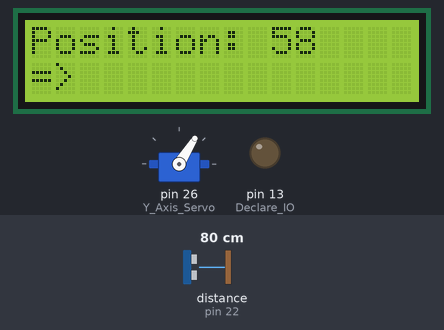
Bench run of a sketch on a simulated Arduino Mega 2560, built with avr-gcc and run on an emulated ATmega2560. Shown: 16×2 character LCD, servo, output pins drawn as LEDs (lit = HIGH). Wiring (inferred from the names in the program): ultrasonic range finder: trigger pin 24; echo pin 22. Inputs (shaded band) come from the test bench; at power-on: distance to the obstacle (sensor on pin 22) 80 cm. The echo pulse lasts 58.3 µs per cm; pins used as bus, display or sensor lines are not drawn; what the sketch prints to the serial monitor is not drawn.

Above: at 1.2 s.
1.3 s: distance to the obstacle (sensor on pin 22) set to 2 cm
At 2.4 s:
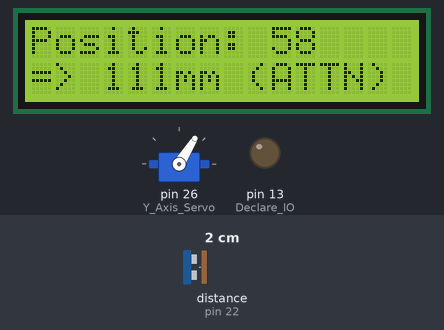
4.3 s: distance to the obstacle (sensor on pin 22) set to 4 cm
At 7.2 s:
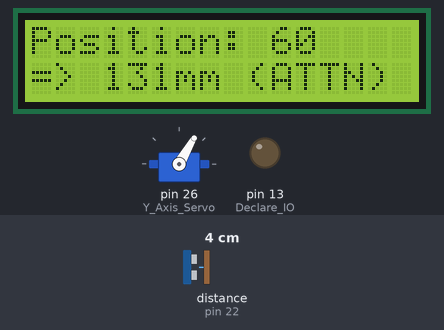
7.3 s: distance to the obstacle (sensor on pin 22) set to 9 cm
At 10.2 s:
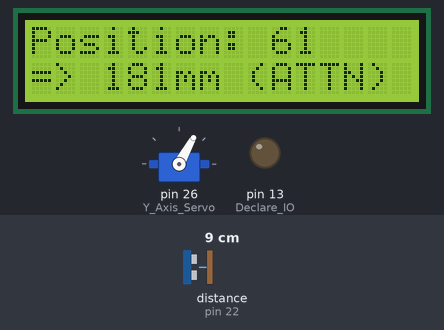
10.3 s: distance to the obstacle (sensor on pin 22) set to 35 cm
At 14.0 s:
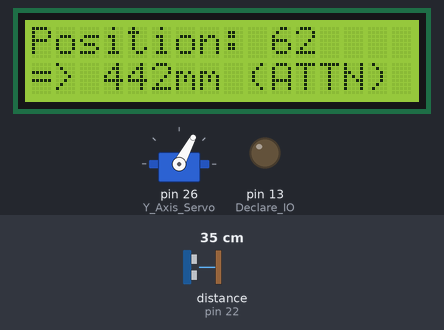
Timing chart, 0 to 14.2 s (numbered marks = the images above; inputs shaded):
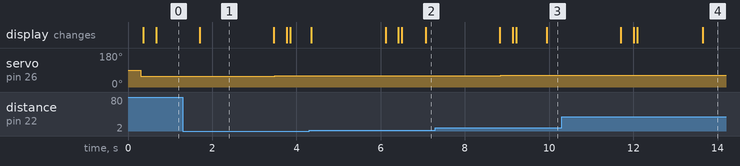

The sketch:

Main.ino
```cpp
// (licence header left out)
#include <LiquidCrystal.h>
#include <Servo.h>

// /////////////////////////////////////////////////////////////////////// USER DEFINABLE VARIABLES
int Startup_Delay = 60;                                                             // Cycle time allocated for start-up.
int Position_Delay = 100;                                                           // Time allowed for unit to settle in position.
int Measure_Delay = 10;                                                             // Time allowed for measuring the distance.
int Waiting_Delay = 400;                                                            // Cycle time allocated for start-up.
int Serial_Output_Delay = 60;                                                       // Time allowed for sending serial.
int Override_Switch = 53;                                                           // IO Input address.
int Sensor_Position_Setting[] = {58, 59, 60, 61, 62, 63, 64, 65, 66, 67, 68, 69, 70, 71, 72, 73, 74, 75, 76, 77, 78};                                       // Sensor Positioning Locations
int Total_Position_Number = 20;                                                     // Total number of values in Sensor_Position_Setting[].
int Expected_Readings[] = {551, 551, 551, 550, 548, 547, 545, 543, 542, 540, 539, 537, 536, 534, 533, 531, 530, 530, 530, 530, 530};                                          // Sensor Positioning Locations
int Scan_Speed = 10;                                                                // Time duration between samples.
int const Scan_Accuracy = 50;                                                       // Total samples taken for each measurement. (default 25)


// /////////////////////////////////////////////////////////////////////// SYSTEM VARIABLES
const int rs = 8, en = 9, d4 = 4, d5 = 5, d6 = 6, d7 = 7;                           // Required for LCD.
LiquidCrystal lcd(rs, en, d4, d5, d6, d7);                                          // Required for LCD.
Servo Y_Axis_Servo;                                                                 // Requried for Servo.
bool Override_Flag = false;                                                         // Flag used for triggering system override.
int Mode_Time_Indexer = 0;                                                          // Index used for mode cycle timers.
String Mode = "START-UP";                                                           // Mode Indexer.
String Upper_LCD_Line = "";                                                         // LCD upper output string.
String Lower_LCD_Line = "";                                                         // LCD lower output string.
int Sensor_Trigger_A1 = 24;                                                         // Ultra sonic sensor trigger pin.
int Sensor_Echo_A1 = 22;                                                            // Unltra sonic sensor echo pin.
int Current_Sensor_Y_Axis_Position = Sensor_Position_Setting[0];                    // Y_Axis sensor position.
long Current_Measurement_Reading = 0;                                               // Scan measurement memory.
int Scan_Memory[Scan_Accuracy];                                                     // Scan measurement memory collective.
int Scan_Indexer = 0;                                                               // Scan measurement memory indexer.
int Servo_Measuring_Position = Sensor_Position_Setting[0];                          // Max upper position of servo (reset position).
bool Scan_Completed = false;                                                        // Scan complete flag.
int Center_Datum_Offset = 94;                                                       // Offset of sensor to center of equipment (rail)
int Position_Indexer = 0;                                                           // Index for cycling through positions


void setup() {

Serial.begin (9600);                                                                // Start serial @ BAUD.
pinMode(LED_BUILTIN, OUTPUT);                                                       // Declare IO's.
lcd.begin(16, 2);                                                                   // Set cursor for LCD screen output.
lcd.clear();                                                                        // Reset LCD screen.
pinMode(Sensor_Trigger_A1, OUTPUT);                                                 // Initiate US trigger pin.
pinMode(Sensor_Echo_A1, INPUT);                                                     // Initiate US echo pin.
Y_Axis_Servo.attach(26);                                                            // Inititae servo pin.

}


void loop() {
//Override_Flag = digitalRead(Override_Switch);                                     // Removed for this application.


// /////////////////////////////////////////////////////////////////////// MODE(S)

// [MODE] => "START-UP"
if(Mode=="START-UP"){                                                               // Start-up mode in operation.
if(Override_Flag){Mode = "OVERRIDE"; Mode_Restart();}                               // Go to override if switched.
Mode_Time_Indexer = Mode_Time_Indexer + 1;                                          // Increment mode counter.
Upper_LCD_Line = "Mode: "+Mode;                                                     // Set upper LCD line.
Lower_LCD_Line = Progress_Bar(Startup_Delay, Mode_Time_Indexer);                    // Set lower LCD Line.
General_LCD_Output(Upper_LCD_Line, Lower_LCD_Line);                                 // Display LCD.
if(Mode_Time_Indexer > Startup_Delay){Mode = "POSITION"; Mode_Restart();}           // Switch mode once complete.
}


// [MODE] => "POSITIONING"
if(Mode=="POSITION"){                                                               // Waiting for pallet mode in operation.
if(Override_Flag){Mode = "OVERRIDE"; Mode_Restart();}                               // Go to override if switched.
Mode_Time_Indexer = Mode_Time_Indexer + 1;                                          // Increment mode counter.
Current_Sensor_Y_Axis_Position = Sensor_Position_Setting[Position_Indexer];         // Set the required sensor position variable.
Y_Axis_Servo.write(Current_Sensor_Y_Axis_Position);                                 // Tell servo to go to position in variable 'pos'
Upper_LCD_Line = "Mode: "+Mode;                                                     // Set upper LCD line.
Lower_LCD_Line = Progress_Bar(Position_Delay, Mode_Time_Indexer);                   // Set lower LCD Line.
General_LCD_Output(Upper_LCD_Line, Lower_LCD_Line);                                 // Display LCD.
if(Mode_Time_Indexer > Position_Delay){Mode = "MEASURE"; Mode_Restart();}           // Switch mode once complete.
}


if(Mode=="MEASURE"){                                                                // Waiting for pallet mode in operation.
if(Override_Flag){Mode = "OVERRIDE"; Mode_Restart();}                               // Go to override if switched.
Mode_Time_Indexer = Mode_Time_Indexer + 1;                                          // Increment mode counter.
Upper_LCD_Line = "Position: "+String(Current_Sensor_Y_Axis_Position);               // Set upper LCD line.
Lower_LCD_Line = "=> ";                                                             // Set lower LCD Line.
General_LCD_Output(Upper_LCD_Line, Lower_LCD_Line);                                 // Display LCD.
delay(Scan_Speed);                                                                  // Delay between scan cycles.
Accurate_Scan_Sensor(Sensor_Trigger_A1, Sensor_Echo_A1, Scan_Accuracy);             // Complete sensor scan procedure.
if(Mode_Time_Indexer > Measure_Delay){                                              // ...
Mode = "DISPLAY";                                                                   // ...                                                              // ...
Mode_Restart();                                                                     // ...
}                                                                                   // Switch mode once complete.
}                                                                                   // ...


// [MODE] => "DISPLAY MEASUREMENT"
if(Mode=="DISPLAY"){                                                                // Waiting for pallet mode in operation.
if(Mode_Time_Indexer==0){Review_Measurement_Array(Scan_Memory);}                    // Complete sensor scan procedures.
if(Override_Flag){Mode = "OVERRIDE"; Mode_Restart();}                               // Go to override if switched.
Mode_Time_Indexer = Mode_Time_Indexer + 1;                                          // Increment mode counter.
Upper_LCD_Line = "Mode: "+Mode;                                                     // Set upper LCD line.
String Out_Of_Tolerance_Warning = "";                                               // Declare warning inset string
if(Within_Margin(Current_Measurement_Reading, Expected_Readings[Position_Indexer], 5)){                   // ...
Out_Of_Tolerance_Warning=" (PASS)";                                                 // ...
}else{                                                                              // ...
Out_Of_Tolerance_Warning=" (ATTN)";                                                 // ...
}                                                                                   // ...
Upper_LCD_Line = "Position: "+String(Current_Sensor_Y_Axis_Position);               // Set upper LCD line.
Lower_LCD_Line = "=> "+String(Current_Measurement_Reading)+"mm"+Out_Of_Tolerance_Warning;                 // Set lower LCD Line.
General_LCD_Output(Upper_LCD_Line, Lower_LCD_Line);                                 // Display LCD.
if(Mode_Time_Indexer > Waiting_Delay){                                              // Once measurement timer has completed.
Mode = "POSITION";                                                                  // ...
if(Position_Indexer>=Total_Position_Number){                                        // ...
Position_Indexer = 0;                                                               // Reset position index if at end.
}else{                                                                              // ...
Position_Indexer++;                                                                 // Increase the position index variable.
}                                                                                   // ...
Mode_Restart();                                                                     // Set upper LCD line.
Current_Measurement_Reading = 0;                                                    // Reset temp measurement reading variable.
}                                                                                   // ...
}                                                                                   // ...


// [MODE] => "WAITING"
if(Mode=="WAITING"){                                                                // Waiting for pallet mode in operation.
if(Override_Flag){Mode = "OVERRIDE"; Mode_Restart();}                               // Go to override if switched.
Mode_Time_Indexer = Mode_Time_Indexer + 1;                                          // Increment mode counter.
Upper_LCD_Line = "Mode: "+Mode;                                                     // Set upper LCD line.
Lower_LCD_Line = Progress_Bar(Waiting_Delay, Mode_Time_Indexer);                    // Set lower LCD Line.
General_LCD_Output(Upper_LCD_Line, Lower_LCD_Line);                                 // Display LCD.
if(Mode_Time_Indexer > Waiting_Delay){Mode = "MEASURING"; Mode_Restart();}          // Switch mode once complete.
}                                                                                   // ...


// [MODE] => "SENDING SERIAL"
if(Mode=="SEND SERIAL"){                                                            // Waiting for pallet mode in operation.
if(Override_Flag){Mode = "OVERRIDE"; Mode_Restart();}                               // Go to override if switched.
Mode_Time_Indexer = Mode_Time_Indexer + 1;                                          // Increment mode counter.
if(Mode_Time_Indexer==1){General_Serial_Output();}                                  // Provide 3rd party feedback via serial (if requried).
Upper_LCD_Line = "Mode: "+Mode;                                                     // Set upper LCD line.
Lower_LCD_Line = Progress_Bar(Serial_Output_Delay, Mode_Time_Indexer);              // Set lower LCD Line.
General_LCD_Output(Upper_LCD_Line, Lower_LCD_Line);                                 // Display LCD.
if(Mode_Time_Indexer > Serial_Output_Delay){Mode = "WAITING"; Mode_Restart();}      // Switch mode once complete.
}                                                                                   // ...
//delay(25);                                                                        // Base cycle throttle. [Do not remove!]
}                                                                                   // ...


// ///////////////////////////////////////////////////////////////// FUNCTION(S)

// [FUNCTION] => OBTAING DISTANCE FROM ULTRASONIC SENSORS (RAW PULSES)
long Scan_Sensor(int Sensor_Trigger, int Sensor_Echo){
long Sensor_Duration = 0;                                                           // Value retrieved from sensor.
long Sensor_mm = 0;                                                                 // Converted measurement.
digitalWrite(Sensor_Trigger, LOW);                                                  // Set output LOW.
delayMicroseconds(5);                                                               // Wait clearance time.
digitalWrite(Sensor_Trigger, HIGH);                                                 // Set output HIGH.
delayMicroseconds(10);                                                              // Sending input trigger.
digitalWrite(Sensor_Trigger, LOW);                                                  // Set output LOW.
pinMode(Sensor_Echo, INPUT);                                                        // ...
Sensor_Duration =  pulseIn(Sensor_Echo, HIGH);                                      // Retrieve HCSR04 feedback.
//Sensor_mm = (Sensor_Duration/2)*0.303;                                            // Convert to mm. (previous - incorrect)
//Sensor_mm = (Sensor_Duration/2)*0.034;                                            // Convert to cm. (previous - incorrect)
Sensor_mm = (Sensor_Duration/2.9)/2;                                                // Convert to cm.
delayMicroseconds(10);                                                              // Apply reading buffer.
Sensor_mm = Sensor_mm + Center_Datum_Offset;                                        // Apply sensor offeset to rail.
return Sensor_mm;                                                                   // Return value.
}                                                                                   // ...


// [FUNCTION] => OBTAING DISTANCE (MM) FROM ULTRASONIC SENSORS (RAW PULSES)
long Accurate_Scan_Sensor(int Sensor_Trigger, int Sensor_Echo, int Scan_Accuracy){
for (int i = 0; i < Scan_Accuracy; i++) {                                           // Loop through measurement samples.
Scan_Memory[i] = Scan_Sensor(Sensor_Trigger_A1, Sensor_Echo_A1);                    // Save measurement to sample array.
Scan_Indexer = i;                                                                   // Increment scan indexer.
Scan_Completed = true;                                                              // *** May need to move to function main loop...
}                                                                                   // ...
}                                                                                   // ...


// [FUNCTION] => REVEIW THE MEASURE MEMORY ARRAY AND DETERMINE MOST COMMON READING
int Review_Measurement_Array(int Scan_Memory[1000]){
int Return_Value = 0;                                                               // Declare return value.
int Array_Memory[Scan_Accuracy][2];                                                 // Declare measurement array variable.
int b = 0;                                                                          // Declare 1st indexer.
int Determined_Reading = 0;                                                         // Declare determined reading.
int Index_Memory = 0;                                                               // Declare *** May need to remove...
memset(Array_Memory, 0, sizeof(Array_Memory));                                      // Reset measurement array varaible.
for (int i = 0; i < Scan_Accuracy; i++) {                                           // Cycle through scan array.
if(Check_If_Value_In_Array(Scan_Memory[i], Array_Memory)){                          // Check is measurement exists / present.
for(int ii = 0; ii < Scan_Accuracy; ii++){if(Array_Memory[ii][0]==Scan_Memory[i]){Array_Memory[ii][1]=Array_Memory[ii][1]+1;}}
}else{                                                                              // ...
Array_Memory[b][0]=Scan_Memory[i];                                                  // Load measurement to reading array.
b++;                                                                                // Increment 1st indexer.
}                                                                                   // ...
}                                                                                   // ...
for (int a = 0; a < Scan_Accuracy; a++) {                                           // Cycle through scan sample inspection.
if(Array_Memory[a][1]>Index_Memory&&Array_Memory[a][0]!=0){                         // Transfer measurement array to memory array.
Index_Memory = Array_Memory[a][1];                                                  // ...
Determined_Reading = Array_Memory[a][0];                                            // ...
Current_Measurement_Reading = Array_Memory[a][0];                                   // ...
}                                                                                   // ...
}                                                                                   // ...
Serial.print(Determined_Reading);                                                   // Transfer reading via serial.
Serial.print(";");                                                                  // Transfer reading via serial.
return Return_Value;                                                                // Return function variable.
}                                                                                   // ...


// [FUNCTION] => CHECK IN VARIABLE IS IN ARRAY.
bool Check_If_Value_In_Array(int Scan_Item, int Scan_Memory[1000][2]){              // ...
int Return_Value = false;                                                           // Declare return variable.
for (int i = 0; i < 100; i++) {                                                     // Ccyle through scanned items.
if(Scan_Memory[i][0]==Scan_Item){Return_Value=true;}                                // *** may need to modify...
}                                                                                   // ...
return Return_Value;                                                                // Return functional variable.
}                                                                                   // ...


// [FUNCTION] => CREATE AND RETURN PROGRESS BAR STRING
String Progress_Bar(int Set_Value, int Counter){
String Output_String = "";                                                          // Declare return variable.
long Available_Segments = 16;                                                       // Determine LCD width segments / spaces.
float Real_Progress_Ratio = float(Counter) / float(Set_Value);                      // Determine progress variables.
int Artificial_Progress = int(Real_Progress_Ratio*Available_Segments);              // Determine dispaly value.
for (int i = 0; i < Artificial_Progress; i++){                                      // Cycle through segment loop.
Output_String += ".";                                                               // Add bar segments -> load ratio.
}                                                                                   // ...
return Output_String;                                                               // Return functional variable.
}                                                                                   // ...


// [FUNCTION] => DETERMINE IS READING FALLS WITHIN ACCEPATABLE MARGIN
bool Within_Margin(int Measurement, int Set_Distance, int Margin){                  // ...
bool Output_String = false;                                                         // ...
if(Measurement>(Set_Distance-Margin)&&Measurement<(Set_Distance+Margin)){           // ...
Output_String = true;                                                               // ...
}                                                                                   // ...
return Output_String;                                                               // ...
}                                                                                   // ...


// [FUNCTION] => General Serial Output
void General_Serial_Output(){
Serial.print(":");
Serial.print("1");
Serial.print(":");
Serial.print("2");
Serial.print(":");
Serial.print("3");
Serial.print(":");
Serial.println("4");
}


// [FUNCTION] => General LCD Output
void General_LCD_Output(String Upper_LCD_Line, String Lower_LCD_Line){
//lcd.clear();
lcd.setCursor(0, 0);                                                                // Set LCD cursor.
lcd.print(Upper_LCD_Line);                                                          // .
lcd.setCursor(0, 1);                                                                // Set LCD cursor.
lcd.print(Lower_LCD_Line);                                                          // .
}


// [FUNCTION] => Mode Restart
void Mode_Restart(){
Mode_Time_Indexer = 0; // Reset mode indexer.
lcd.clear();
}
```

Measured:
- after the input at 1.3 s, servo on pin 26 (Y_Axis_Servo): 58° → 59° after 2.2 s; the display: changes after 0.40 s (image 1)
- what the display in image 1 shows lasts 1.8 s, from 1.7 s to 3.5 s
